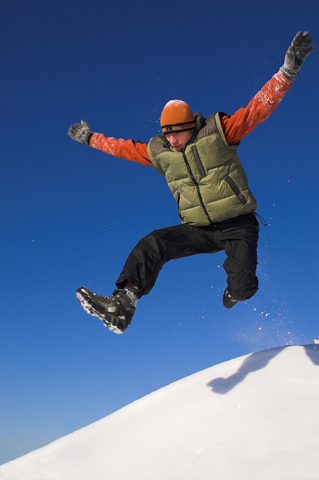
%> input picture Task/jump.jpg, 319 x 480 px
$ octave Hough2.m   (GNU Octave 9; MATLAB toolbox functions it lacks are replaced by stand-ins)
%> lines starting %> are read from the running program, lines starting %| are printed output that depends on the picture
X = imread('jump.jpg');
%> X is the input picture: size 480x319x3 uint8; mean R, G, B 84.4, 109.6, 151.2
figure, imshow(X);
I = rgb2gray(X);
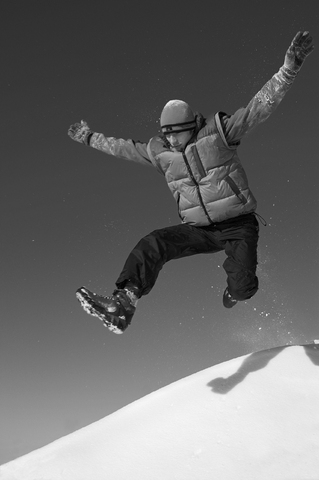
%> I: size 480x319 uint8; min 0, max 247, mean 106.8
BW = edge(I,'canny');
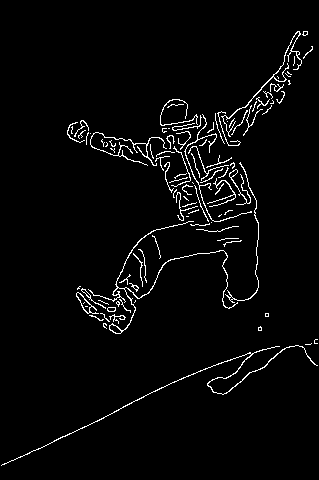
%> BW: size 480x319 logical; 3.1% white in thin lines or dots
figure, imshow(BW);
[H,T,R] = hough(BW);
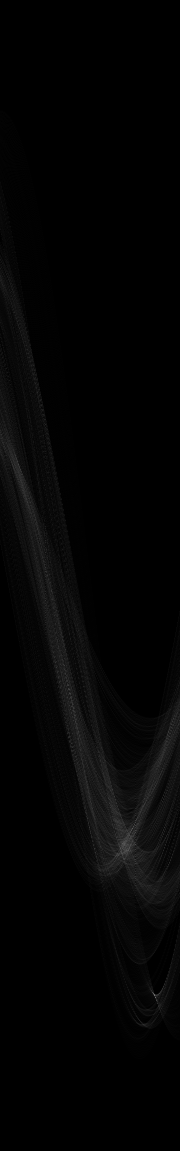
%> H: size 1151x180 double; min 0, max 113, mean 4.1
%> T = 180 values from -90 to 89; R = 1151 values from -575 to 575
figure, imshow(H,[],'XData',T,'YData',R,...
            'InitialMagnification','fit');
xlabel('\theta'), ylabel('\rho');
axis on, axis normal, hold on;
P  = houghpeaks(H,5,'threshold',ceil(0.3*max(H(:))));
%> P = [998 156; 829 133; 844 123; 851 129; 844 126]
x = T(P(:,2)); y = R(P(:,1));
%> after `x = T(P(:,2))`: x = [65 42 32 38 35]
%> after `y = R(P(:,1))`: y = [422 253 268 275 268]
plot(x,y,'s','color','white');
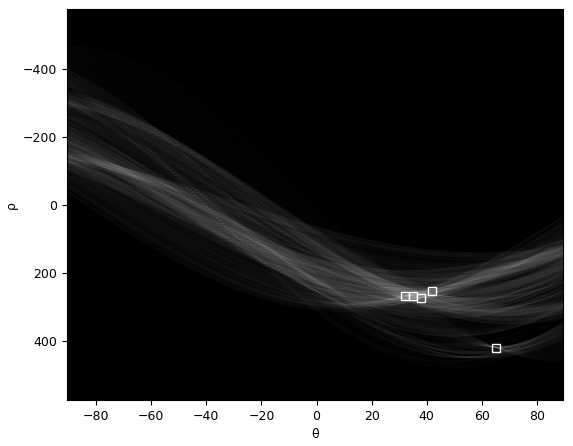
%> figure redrawn from the program's plot data
lines = houghlines(BW,T,R,P,'FillGap',5,'MinLength',7);
%> lines = 19 lines; longest, point1 to point2 (x, y): (117, 412) to (2, 466), (245, 108) to (284, 65), (210, 180) to (220, 168), (207, 177) to (215, 165), (277, 74) to (285, 62), (291, 43) to (298, 32)
figure, imshow(zeros(size(I))), hold on
max_len = 0;
for k = 1:length(lines)
   xy = [lines(k).point1; lines(k).point2];
   plot(xy(:,1),xy(:,2),'LineWidth',2,'Color','green');

   % Plot beginnings and ends of lines
   plot(xy(1,1),xy(1,2),'x','LineWidth',2,'Color','yellow');
   plot(xy(2,1),xy(2,2),'x','LineWidth',2,'Color','red');

   % Determine the endpoints of the longest line segment
   len = norm(lines(k).point1 - lines(k).point2);
   if ( len > max_len)
      max_len = len;
      xy_long = xy;
   end
end
%> this loop made 19 passes
%> (len, max_len, xy_long) on passes 1 to 2: (13, 13, [228 361; 216 366]), (127, 127, [117 412; 2 466])
%> (xy, len) on passes 3 to 8: ([185 175; 191 168], 9.22), ([210 147; 216 140], 9.22), ([221 135; 227 128], 9.22), ([245 108; 284 65], 58.05), ([142 281; 146 275], 7.21), ([200 188; 204 182], 7.21)
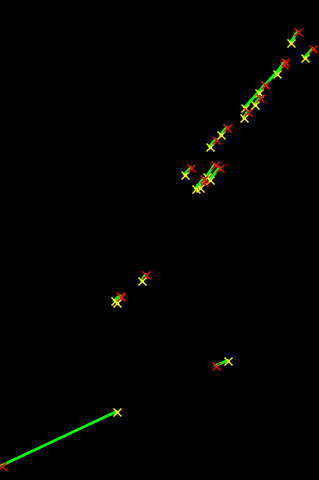
%> figure redrawn from the program's plot data
